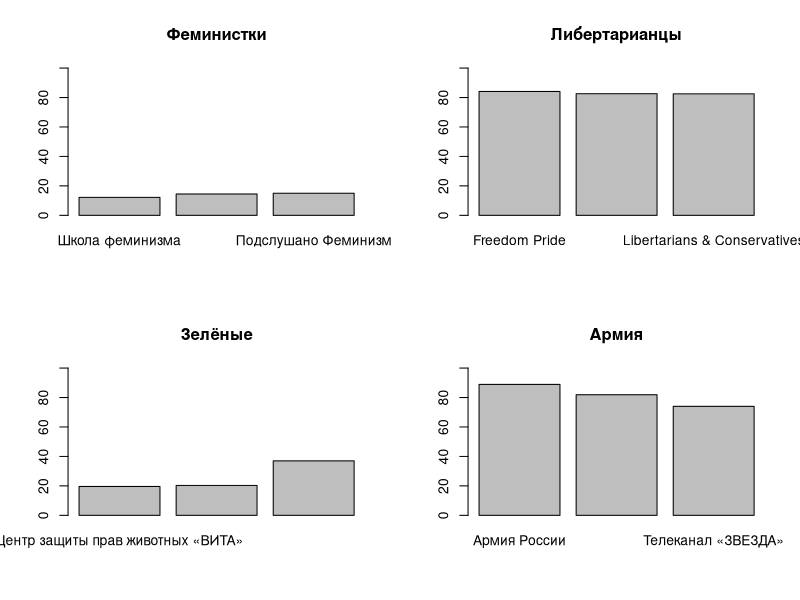
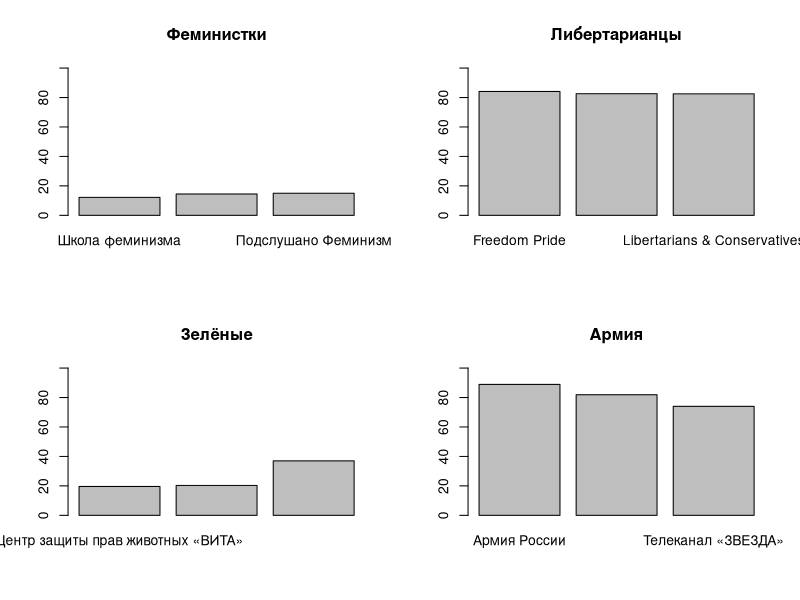

Write R code to recreate these figures, in order.
# Bykov's R - Political groups in Vkontakte, 2019

# Check your working directory
getwd()
# If necessary, set your working directory
# setwd("/home/user/R")

# Create vectors about gender distribution, also create vectors for legend

genderFeminists <- c(12.2, 14.5, 15.0)
names(genderFeminists) <- c("Школа феминизма", "Чашечку феминизма", "Подслушано Феминизм")

genderGreens <- c(19.6, 20.3, 37.0)
names(genderGreens) <- c("Центр защиты прав животных «ВИТА»", "РазДельный сбор", "Московский мусор в Яросл.области")

genderLibertarians <- c(84.1, 82.6, 82.5)
names(genderLibertarians) <- c("Freedom Pride", "Либертарианство в схемах", "Libertarians & Conservatives")

genderArmy <- c(88.9, 81.9, 74)
names(genderArmy) <- c("Армия России", "Холодная война 2.0", "Телеканал «ЗВЕЗДА»")

# Build a picture with 4 parts
par(mfrow=c(2,2))
barplot(genderFeminists, main="Феминистки", ylim=c(0, 100))
barplot(genderLibertarians, main="Либертарианцы", ylim=c(0, 100))
barplot(genderGreens, main="Зелёные", ylim=c(0, 100))
barplot(genderArmy, main="Армия", ylim=c(0, 100))

# Export a picture to PNG-file
png(filename="gender.png", width=1080)
par(mfrow=c(2,2))
barplot(genderFeminists, main="Феминистки", ylim=c(0, 100))
barplot(genderLibertarians, main="Либертарианцы", ylim=c(0, 100))
barplot(genderGreens, main="Зелёные", ylim=c(0, 100))
barplot(genderArmy, main="Армия", ylim=c(0, 100))
dev.off()
